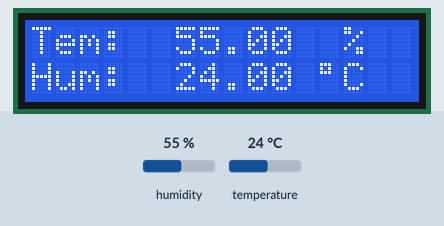
This sketch was run on a simulated Arduino Uno, built with avr-gcc and run on an emulated ATmega328P. Shown: 16×2 character LCD. The test bench sets the inputs (shaded band); at power-on: humidity 55 %, temperature 24 °C. What the sketch prints to the serial monitor is not drawn.

Above: at 1.2 s.
1.3 s: humidity set to 22 %
At 3.3 s:
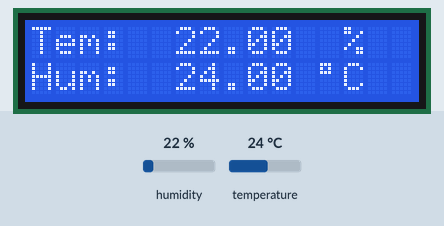
4.1 s: temperature set to 12 °C
At 5.2 s:
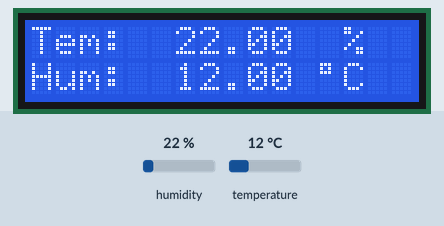
6.9 s: humidity set to 40 %
At 9.0 s:
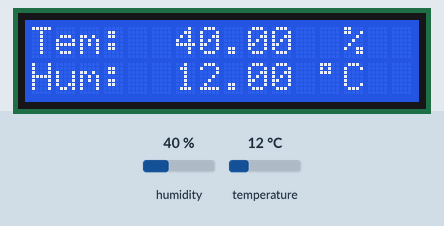
13.1 s: temperature set to 19 °C
At 15.9 s:
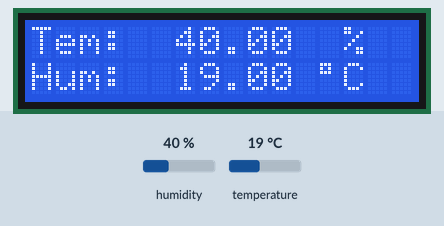
Timing chart, 0 to 17.4 s (numbered marks = the images above; inputs shaded):
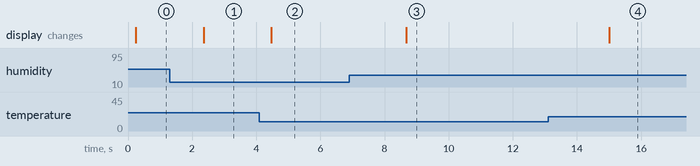

The sketch:

sketch_jul09b.ino
```cpp
#include <LiquidCrystal_PCF8574.h>
#include "DHT.h"

LiquidCrystal_PCF8574 lcd(0x27);
DHT dht(9, DHT11);

float h;
float t;

void setup()
{
  Serial.begin(9600);
  Serial.println("DHT11 test!");
  dht.begin();  //初始化DHT

  lcd.begin(16, 2); // 初始化LCD
  lcd.setBacklight(255);
  lcd.clear();
  lcd.setCursor(0, 0);  //設定游標位置 (字,行)
  lcd.print("*~ first line.");
  lcd.setCursor(0, 1);
  lcd.print("~* second line.");
}

void loop()
{
  delay(100);
  h = dht.readHumidity();   //取得濕度
  t = dht.readTemperature();  //取得溫度C
  Serial.print("Humidity: ");
  Serial.print(h);
  Serial.print(" %\t");
  Serial.print("Temperature: ");
  Serial.print(t);
  Serial.println(" *C ");

  lcd.clear();
  lcd.setCursor(0, 0);  //設定游標位置 (字,行)
  lcd.print("Tem:");
  lcd.setCursor(6, 1);
  lcd.print(t);
  lcd.setCursor(12, 1);
  lcd.print((char)223); //用特殊字元顯示符號的"度"
  lcd.setCursor(13, 1);
  lcd.print("C");

  lcd.setCursor(0, 1);  //設定游標位置 (字,行)
  lcd.print("Hum:");  //Relative Humidity 相對濕度簡寫
  lcd.setCursor(6, 0);
  lcd.print(h);
  lcd.setCursor(13, 0);
  lcd.print("%");

}
```

Measured:
- after the input at 1.3 s, the display: changes after 1.1 s (image 1)
- after the input at 4.1 s, the display: changes after 0.37 s (image 2)
- after the input at 6.9 s, the display: changes after 1.8 s (image 3)
- after the input at 13.1 s, the display: changes after 1.9 s (image 4)
